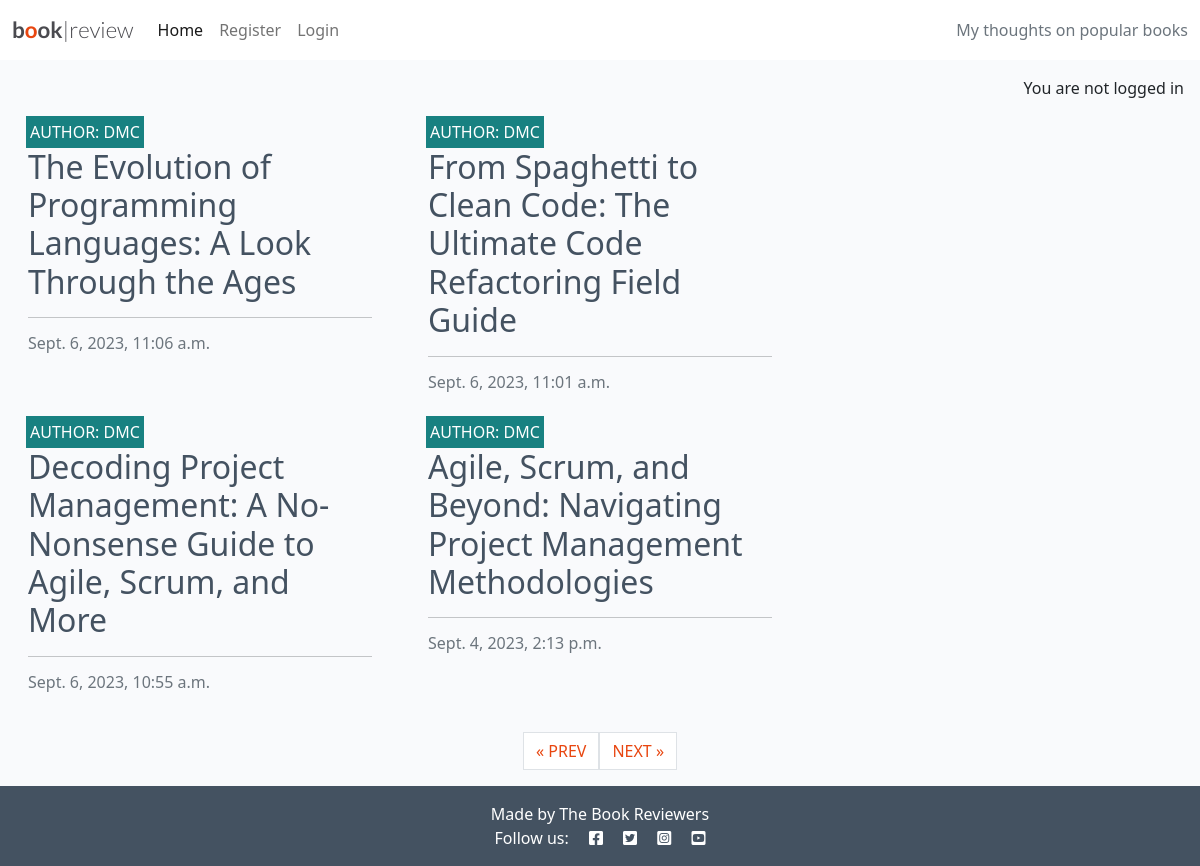
Screenshot of /?page=2 with the database file from the repository.
### blog/models.py (models this page shows, shortened)
class Post(models.Model):
    title = models.CharField(max_length=200, unique=True)
    slug = models.SlugField(max_length=200, unique=True)
    author = models.ForeignKey(User, on_delete=models.CASCADE, related_name="blog_posts", default='DMC')
    content = models.TextField()
    created_on = models.DateTimeField(auto_now_add=True)
    status = models.IntegerField(choices=STATUS, default=0)
    updated_on = models.DateTimeField(auto_now=True)
    class Meta:
        ordering = ["-created_on"]

### blog/views.py (the view)
# urls.py: path('', views.PostList.as_view(), name='home'),
class PostList(generic.ListView):  # Generic view, therefore template name is inferred: post_list.html
    queryset = Post.objects.all().filter(status=1).order_by("-created_on")
    template_name = "blog/index.html"
    paginate_by = 4

### blog/templates/blog/index.html (shortened to what this page needs)
{% extends "base.html" %}
{% block content %}
<div class="container-fluid">
    <div class="row">
        <div class="col-12 mt-3 left">
            <div class="row">
                {% for post in post_list %}
                <div class="col-md-4">
                    <div class="card mb-4">
                        <div class="card-body">
                            <div class="image-container">
                                <div class="image-flash">
                                    <p class="author">Author: {{ post.author }}</p>
                                </div>
                            </div>
                            <a href="{% url 'post_detail' post.slug %}" class="post-link">
                                <h2 class="card-title">{{ post.title }}</h2>
                            </a>
                            <hr />
                            <p class="card-text text-muted h6">{{ post.created_on}}
                            </p>
                        </div>
                    </div>
                </div>
                {% if forloop.counter|divisibleby:2 %}
            </div>
            <div class="row">
                {% endif %}
                {% endfor %}
            </div>
        </div>
    </div>
    {% if is_paginated %}
    <nav aria-label="Page navigation">
        <ul class="pagination justify-content-center">
            {% if page_obj.has_previous %}
            <li>
                <a href="?page={{ page_obj.previous_page_number }}" class="page-link">&laquo; PREV</a>
            </li>
            {% endif %}
            {% if page_obj.has_next %}
            <li><a href="?page={{ page_obj.next_page_number }}" class="page-link"> NEXT &raquo;</a></li>
            {% endif %}
        </ul>
    </nav>
    {% endif %}
</div>
{% endblock %}

### static/css/style.css (style rules this page uses)
body { background-color: #F9FAFC; }
.main-bg { background-color: #F9FAFC; }
.card { border: none; background-color: transparent; }
.image-container { position: relative; }
.image-flash { position: absolute; bottom: 5%; min-width: 30%; left: -2px; background-color: #188181; }
.author { color: white; margin: 4px; text-transform: uppercase; }
.post-link { text-decoration: none; color: #445261; }
.post-link:hover, .page-link { color: #E84610; }

### rows the page displays
Post: author "DMC", title "The Evolution of Programming Languages: A Look Through the Ages", created_on "Sept. 6, 2023, 11:06 a.m."
Post: author "DMC", title "From Spaghetti to Clean Code: The Ultimate Code Refactoring Field Guide", created_on "Sept. 6, 2023, 11:01 a.m."
Post: author "DMC", title "Decoding Project Management: A No-Nonsense Guide to Agile, Scrum, and More", created_on "Sept. 6, 2023, 10:55 a.m."
Post: author "DMC", title "Agile, Scrum, and Beyond: Navigating Project Management Methodologies", created_on "Sept. 4, 2023, 2:13 p.m."
